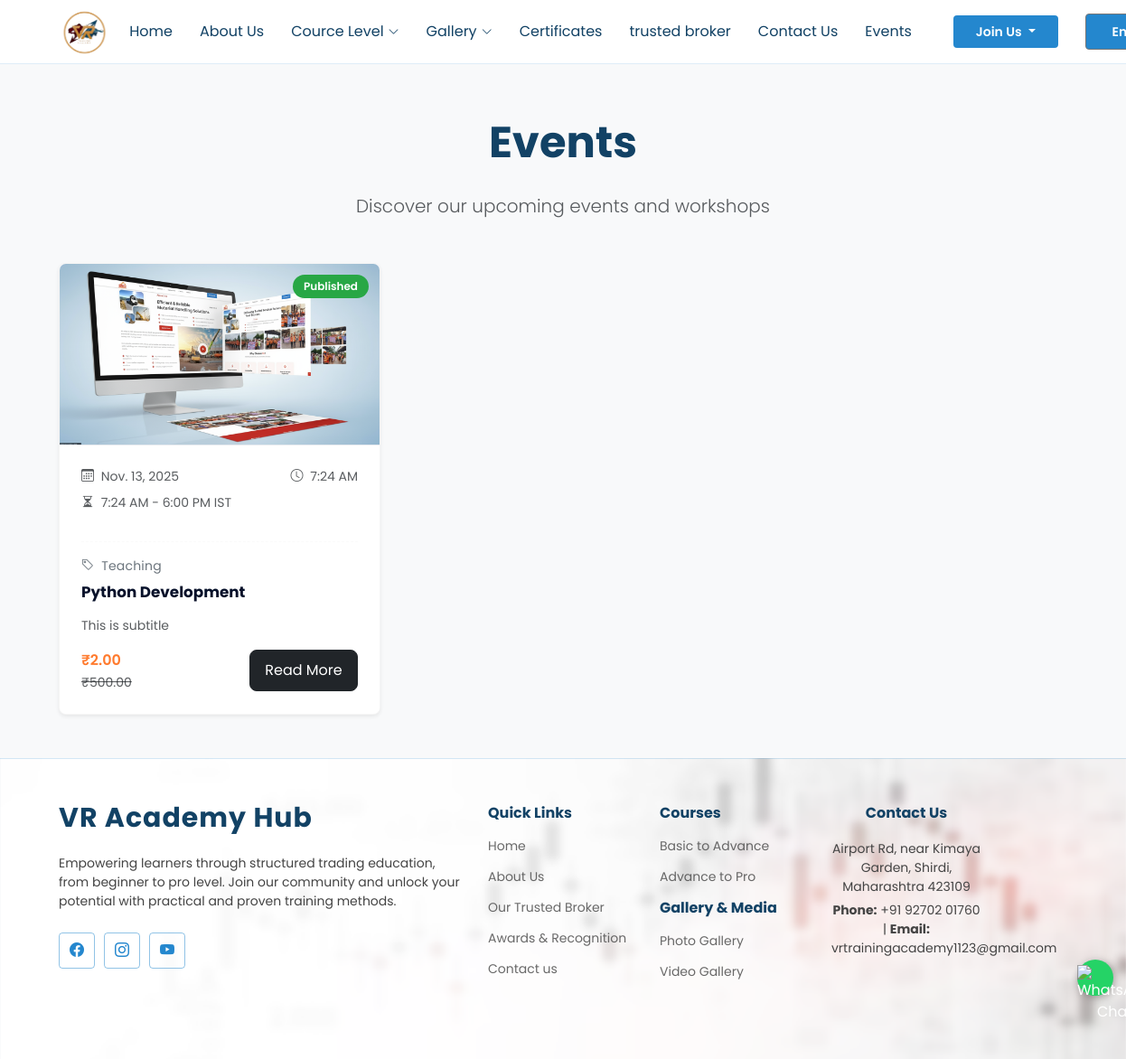
Page /en/events/ on the earlier database version.
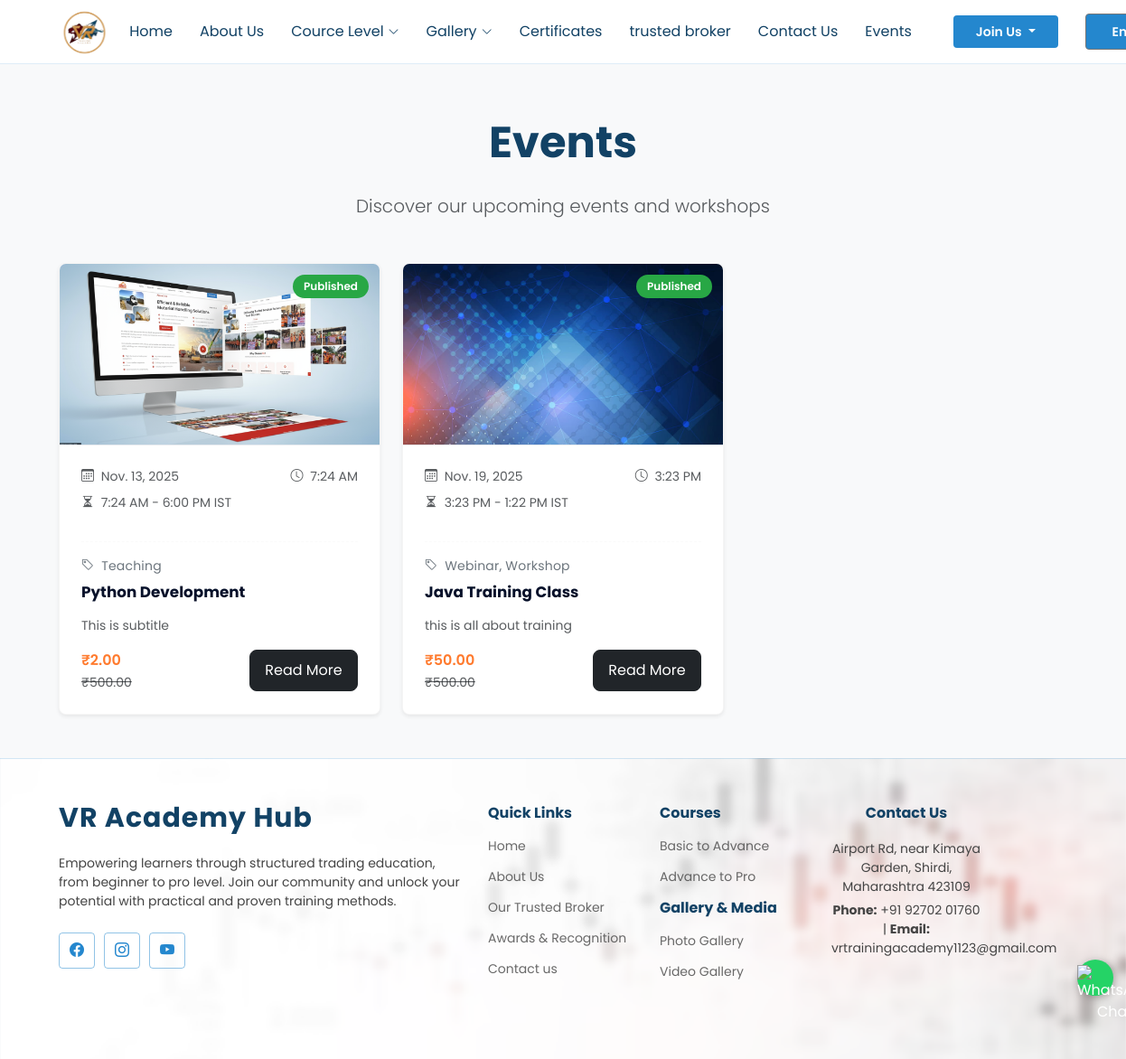
Same page on the later database version.
### AdminApp/models.py (models this page shows, shortened)
class Event(models.Model):
    EVENT_STATUS = [
        ('draft', 'Draft'),
        ('published', 'Published'),
        ('cancelled', 'Cancelled'),
        ('completed', 'Completed'),
    ]
    thumbnail = models.ImageField(
        upload_to="event_thumbnails/",
        blank=True,
        null=True,
        help_text="Upload event thumbnail image (Recommended size: 800x600 pixels)"
    )
    title = models.CharField(
        max_length=200,
        help_text="Enter the main title of the event"
    )
    subtitle = models.CharField(
        max_length=300,
        blank=True,
        null=True,
        help_text="Add an optional subtitle for the event"
    )
    description = models.TextField(
        blank=True,
        null=True,
        help_text="Write a detailed description of the event"
    )
    category = models.CharField(
        max_length=100,
        blank=True,
        null=True,
        help_text="Specify the category or type of event (e.g., Webinar, Workshop)"
    )
    tags = models.JSONField(
        default=list,
        blank=True,
        null=True,
        help_text="List of keywords related to the event (e.g., ['Technology', 'Education'])"
    )
    event_date = models.DateField(
        help_text="Select the event date"
    )
    event_start_time = models.TimeField(
        help_text="Enter the start time of the event"
    )
    event_end_time = models.TimeField(
        help_text="Enter the end time of the event"
    )
    timezone = models.CharField(
        max_length=50,
        default='IST',
        help_text="Specify the event timezone"
    )
    meeting_link = models.URLField(
        blank=True,
        null=True,
        help_text="Add meeting link if applicable (e.g., Zoom or Google Meet URL)"
    )
    meeting_id = models.CharField(
        max_length=100,
        blank=True,
        null=True,
        help_text="Enter meeting ID if required"
    )
    meeting_password = models.CharField(
        max_length=100,
        blank=True,
        null=True,
        help_text="Enter meeting password if required"
    )
    is_free = models.BooleanField(
        default=False,
        help_text="Check if the event is free to attend"
    )
    registration_strickthrough_fee = models.DecimalField(
        max_digits=10,
        decimal_places=2,
        blank=True,
        null=True,
        help_text="Enter original registration fee (for strikethrough display)"
    )
    registration_offer_fee = models.DecimalField(
        max_digits=10,
        decimal_places=2,
        default=0.00,
        help_text="Enter discounted or current registration fee"
    )
    status = models.CharField(
        max_length=20,
        choices=EVENT_STATUS,
        default='draft',
        help_text="Select current event status"
    )
    created_at = models.DateTimeField(
        auto_now_add=True,
        help_text="Automatically set when event is created"
    )
    updated_at = models.DateTimeField(
        auto_now=True,
        help_text="Automatically updates when event is modified"
    )
    published_at = models.DateTimeField(
        blank=True,
        null=True,
        help_text="Date and time when event was published"
    )

### WebApp/views.py (the view)
# urls.py: path('events/', event_list, name='event_list'),
def event_list(request):
    events = Event.objects.all().order_by('event_date')
    context = {
        'events': events
    }
    return render(request, 'event_list.html', context)

### WebApp/templates/event_list.html (shortened to what this page needs)
{% extends "website_base.html" %}
{% load static %}
{% block content %}
<main class="py-5 bg-light">
  <div class="container">
    <div class="text-center mb-5">
      <h1 class="display-5 fw-bold text-gray-900 mb-3">Events</h1>
      <p class="lead text-muted max-w-2xl mx-auto">
        Discover our upcoming events and workshops
      </p>
    </div>
    <div class="row g-4">
      {% for event in events %}
      <div class="col-12 col-md-6 col-lg-4 col-xl-4">
        <article class="event-card h-100 bg-white rounded-3 shadow-sm">
          <div class="card-media position-relative">
            {% if event.thumbnail %}
              <img src="{{ event.thumbnail.url }}" alt="{{ event.title }}" class="img-fluid w-100" loading="lazy">
            {% else %}
              <img src="{% static 'website/img/cource-thumbnail.png' %}" alt="Default thumbnail" class="img-fluid w-100" loading="lazy">
            {% endif %}
            <div class="status-badge status-{{ event.status }}">
              {{ event.status|title }}
            </div>
          </div>
          <div class="card-body">
            <div class="meta mb-3">
              <div class="d-flex align-items-center mb-2">
                <div class="me-3 text-muted small">
                  <i class="bi bi-calendar3 me-1"></i> {{ event.event_date }}
                </div>
                <div class="text-muted small ms-auto">
                  <i class="bi bi-clock me-1"></i> {{ event.event_start_time|time:"g:i A" }}
                </div>
              </div>
              <div class="text-muted small">
                <i class="bi bi-hourglass-split me-1"></i>
                {{ event.event_start_time|time:"g:i A" }} - {{ event.event_end_time|time:"g:i A" }} {{ event.timezone }}
              </div>
            </div>
            <hr class="my-3 dotted">
            {% if event.category %}
            <div class="category small mb-2">
              <i class="bi bi-tag me-1"></i> {{ event.category }}
            </div>
            {% endif %}
            <h5 class="card-title mb-3">{{ event.title }}</h5>
            {% if event.subtitle %}
            <p class="text-muted small mb-3">{{ event.subtitle|truncatewords:10 }}</p>
            {% endif %}
            <div class="d-flex align-items-center justify-content-between mt-auto">
              <div class="price">
                {% if event.is_free %}
                  <div class="free text-orange fw-semibold">FREE</div>
                {% else %}
                  <div class="free text-orange fw-semibold">₹{{ event.registration_offer_fee }}</div>
                  {% if event.registration_strickthrough_fee %}
                    <div class="original text-muted small"><s>₹{{ event.registration_strickthrough_fee }}</s></div>
                  {% endif %}
                {% endif %}
              </div>
              <a href="{% url 'event_detail'  event.id %}" class="btn btn-dark register-btn" data-title="{{ event.title }}">
                Read More
              </a>
            </div>
          </div>
        </article>
      </div>
      {% endfor %}
    </div>
  </div>
</main>
{% endblock content %}

### WebApp/templates/website_base.html (shortened to what this page needs)
<!DOCTYPE html>
<html lang="en">
{% load static %}
{% load i18n %}
<head>
  <link rel="stylesheet" href="{% static 'website/css/bootstrap.min.css' %}">
   <link rel="stylesheet" href="https://cdn.jsdelivr.net/npm/bootstrap-icons@1.11.1/font/bootstrap-icons.css">
  <link href="{% static 'website/css/aos/aos.css' %}" rel="stylesheet">
<link rel="stylesheet" href="{% static 'website/css/style.css' %}" />
  <link rel="stylesheet" href="https://cdn.jsdelivr.net/npm/swiper@11/swiper-bundle.min.css" />
</head>
<body>
  <header id="header" class="header d-flex align-items-center sticky-top">
    <div class="container-fluid container-xl position-relative d-flex align-items-center">
      <a href="{% url 'index' %}" class="logo d-flex align-items-center me-auto">
        <img src="{% static 'website/img/logo.png' %}" alt="">
      </a>
      <nav id="navmenu" class="navmenu">
        <ul>
          <li><a id="home-link" href="{% url 'index' %}" >Home</a></li>
          <li><a id="about-link" href="{% url 'about_us' %}">About Us</a></li>
            <li class="dropdown">
            <a id="cource-level" href="#"><span>Cource Level</span> <i class="bi bi-chevron-down toggle-dropdown"></i></a>
          </li>
          <li class="dropdown">
            <a id="gallery-link" href="#"><span>Gallery</span> <i class="bi bi-chevron-down toggle-dropdown"></i></a>
          </li>
          <li><a id="awards-link" href="{% url 'certificates' %}">Certificates</a></li>
          <li><a id="trusted-broker-link" href="{% url 'trusted_broker' %}">trusted broker</a></li>
          <li><a id="contact-link" href="{% url 'contact_us' %}">Contact Us</a></li>
          <li><a id="contact-link" href="{% url 'event_list' %}">Events</a></li>
        </ul>
      </nav>
      {% if request.user.is_authenticated %}
        <a class="btn-getstarted " href="{% url 'student_dashboard' %}">Dashboard </a>
      {% else %}
      <div class="dropdown ms-3">
        <a class="btn-getstarted dropdown-toggle" href="#" id="registerDropdown" data-bs-toggle="dropdown" aria-expanded="false">
          Join Us
        </a>
      </div>
      {% endif %}
      <form action="{% url 'set_language' %}" method="post">
        <select name="language"  class="btn-getstarted dropdown-toggle" onchange="this.form.submit()">
          {% get_current_language as LANGUAGE_CODE %}
          {% get_available_languages as LANGUAGES %}
          {% for lang_code, lang_name in LANGUAGES %}
            <option value="{{ lang_code }}" {% if lang_code == LANGUAGE_CODE %}selected{% endif %}>
              {{ lang_name }}
            </option>
          {% endfor %}
        </select>
      </form>
    </div>
  </header>
  <main class="main">
{% block content %}{% endblock content %}
  </main>
<footer id="footer" class="footer light-background" style="background-image: url('{% static "website/img/footer-bg.png" %}'); background-size: cover;   background-repeat: no-repeat; background-position: center;">
  <div class="container footer-top">
    <div class="row gy-4">
      <div class="col-lg-5 col-md-12 footer-about">
        <a href="{% url 'index' %}" class="logo d-flex align-items-center">
          <span class="sitename">VR Academy Hub</span>
        </a>
        <p>
          Empowering learners through structured trading education, from beginner to pro level.
          Join our community and unlock your potential with practical and proven training methods.
        </p>
        <div class="social-links d-flex mt-4">
          <a href="https://www.facebook.com/share/1F8LjAozsa/"><i class="bi bi-facebook"></i></a>
          <a href="https://www.instagram.com/vrtraders1123?igsh=a3VwMmU0dHZqZWhi&utm_source=qr"><i class="bi bi-instagram"></i></a>
          <a href="https://youtube.com/@vrtrainingacademy?si=14WjVB_dk7i1wW4y"><i class="bi bi-youtube"></i></a>
        </div>
      </div>
      <div class="col-lg-2 col-6 footer-links">
        <h4>Quick Links</h4>
        <ul>
          <li><a href="{% url 'index' %}">Home</a></li>
          <li><a href="{% url 'about_us' %}">About Us</a></li>
          <li><a href="{% url 'trusted_broker' %}">Our Trusted Broker</a></li>
          <li><a href="{% url 'certificates' %}">Awards & Recognition</a></li>
          <li><a href="{% url 'contact_us' %}">Contact us</a></li>
        </ul>
      </div>
      <div class="col-lg-2 col-6 footer-links">
        <h4>Courses</h4>
        <ul>
          <li><a href="{% url 'basic_to_advance' %}">Basic to Advance</a></li>
          <li><a href="{% url 'advance_to_pro' %}">Advance to Pro</a></li>
        </ul>
        <h4 class="mt-2">Gallery & Media</h4>
        <ul>
          <li><a href="{% url 'photo_gallery' %}">Photo Gallery</a></li>
          <li><a href="{% url 'video_gallery' %}">Video Gallery</a></li>
        </ul>
      </div>
      <div class="col-sm-2 footer-contact text-center">
        <h4>Contact Us</h4>
        <p>Airport Rd, near Kimaya Garden, Shirdi, Maharashtra 423109</p>
        <p><strong>Phone:</strong> +91 92702 01760 | <strong>Email:</strong> vrtrainingacademy1123@gmail.com </p>
      </div>
    </div>
  </div>
</footer>
<a href="https://wa.me/9270201760" class="whatsapp-float" target="_blank" title="Chat on WhatsApp">
  <img src="https://upload.wikimedia.org/wikipedia/commons/6/6b/WhatsApp.svg" alt="WhatsApp Chat" loading="lazy">
</a>
</body>
</html>

### static/website/css/style.css (style rules this page uses)
* { font-family: 'Poppins', sans-serif !important; }
:root { --default-font: "Roboto", system-ui, -apple-system, "Segoe UI", Roboto, "Helvetica Neue", Arial, "Noto Sans", "Liberation Sans", sans-serif, "Apple Color Emoji", "Segoe UI Emoji", "Segoe UI Symbol", "Noto Color Emoji"; --heading-font: "Poppins", sans-serif; --nav-font: "Poppins", sans-serif; }
:root { --white: #fff; --background-color: #eff9ff; --default-color: #444444; --heading-color: #124265; --accent-color: #2487ce; --surface-color: #ffffff; --contrast-color: #ffffff; }
:root { --nav-color: #124265; --nav-hover-color: #2487ce; --nav-mobile-background-color: #ffffff; --nav-dropdown-background-color: #ffffff; --nav-dropdown-color: #124265; --nav-dropdown-hover-color: #2487ce; }
.light-background { --background-color: #f6fafd; --surface-color: #ffffff; }
:root { scroll-behavior: smooth; }
body { color: var(--default-color); background-color: var(--background-color); font-family: var(--default-font); }
a { color: var(--accent-color); text-decoration: none; transition: 0.3s; }
h1, h2, h3, h4, h5, h6 { color: var(--heading-color); font-family: var(--heading-font); }
.header { color: var(--default-color); background-color: var(--white); padding: 5px 0; transition: all 0.5s; z-index: 997; border-bottom: 1px solid color-mix(in srgb, var(--accent-color), transparent 85%); }
.header .logo { line-height: 1; }
.header .logo img { max-height: 60px; margin-right: 8px; }
.header .btn-getstarted, .header .btn-getstarted:focus { color: var(--contrast-color); background: var(--accent-color); font-size: 14px; padding: 8px 25px; margin: 0 0 0 30px; border-radius: 4px; transition: 0.3s; }
@media (min-width: 1200px) { .navmenu { padding: 0; } }
@media (min-width: 1200px) { .navmenu ul { margin: 0; padding: 0; display: flex; list-style: none; align-items: center; } }
@media (min-width: 1200px) { .navmenu li { position: relative; } }
@media (min-width: 1200px) { .navmenu a, .navmenu a:focus { color: var(--nav-color); padding: 18px 15px; font-size: 16px; font-family: var(--nav-font); font-weight: 400; display: flex; align-items: center; justify-content: space-between; white-space: nowrap; transition: 0.3s; } }
@media (min-width: 1200px) { .navmenu a i, .navmenu a:focus i { font-size: 12px; line-height: 0; margin-left: 5px; transition: 0.3s; } }
@media (min-width: 1200px) { .navmenu li:last-child a { padding-right: 0; } }
.footer { color: var(--default-color); border-top: 1px solid color-mix(in srgb, var(--accent-color), transparent 80%); font-size: 14px; padding-bottom: 50px; position: relative; }
.footer .footer-top { padding-top: 50px; }
.footer .footer-about .logo { line-height: 1; margin-bottom: 25px; }
.footer .footer-about .logo span { color: var(--heading-color); font-size: 30px; font-weight: 700; letter-spacing: 1px; font-family: var(--heading-font); }
.footer .footer-about p { font-size: 14px; font-family: var(--heading-font); }
.footer .social-links a { display: flex; align-items: center; justify-content: center; width: 40px; height: 40px; border-radius: 4px; border: 1px solid color-mix(in srgb, var(--accent-color), transparent 50%); font-size: 16px; color: var(--accent-color); margin-right: 10px; transition: 0.3s; }
.footer h4 { font-size: 16px; font-weight: bold; position: relative; padding-bottom: 12px; }
.footer .footer-links { margin-bottom: 30px; }
.footer .footer-links ul { list-style: none; padding: 0; margin: 0; }
.footer .footer-links ul li { padding: 10px 0; display: flex; align-items: center; }
.footer .footer-links ul li:first-child { padding-top: 0; }
.footer .footer-links ul a { color: color-mix(in srgb, var(--default-color), transparent 20%); display: inline-block; line-height: 1; }
.footer .footer-contact p { margin-bottom: 5px; }

### WebApp/templates/website_base.html (style rules this page uses)
* { font-family: 'Poppins', sans-serif !important; }
h2,h1 { padding: 10px; }
.btn-getstarted { background: linear-gradient(135deg, #3f51b5, #5c6bc0); color: #fff; font-weight: 600; padding: 10px 22px; border-radius: 8px; text-decoration: none; transition: all 0.3s ease; position: relative; }
.whatsapp-float { position: fixed; width: 40px; height: 40px; bottom: 70px; right: 14px; background-color: #25d366; color: #fff; border-radius: 50%; text-align: center; box-shadow: 2px 2px 10px rgba(0,0,0,0.3); z-index: 1000; transition: transform 0.3s ease, box-shadow 0.3s ease; }
.whatsapp-float img { width: 30px; margin-top: 6px; }

Differences in the rows shown:
added Event: thumbnail (picture), status "Published", event_date "Nov. 19, 2025", event_start_time "3:23 PM", event_end_time "1:22 PM", timezone "IST", category "Webinar, Workshop", title "Java Training Class", subtitle "this is all about training", registration_offer_fee "50.00", registration_strickthrough_fee "500.00"
